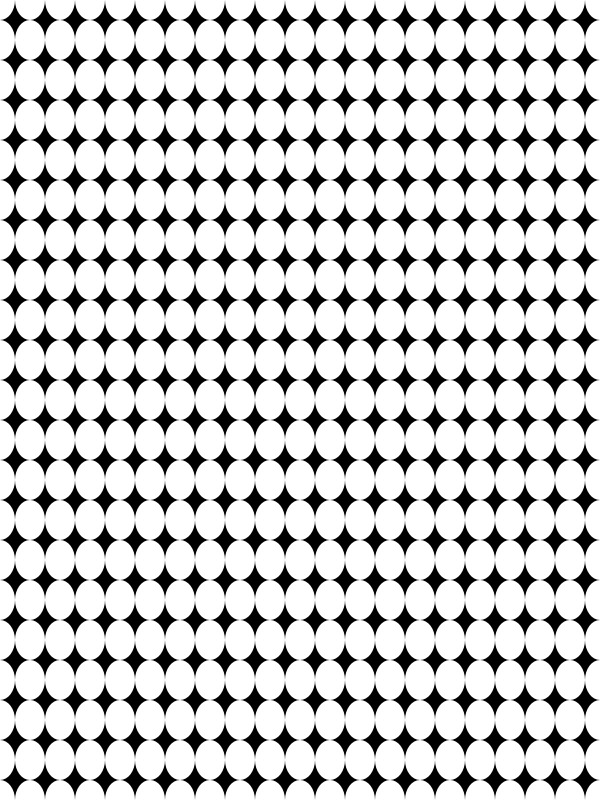
Frame 1 (no input)
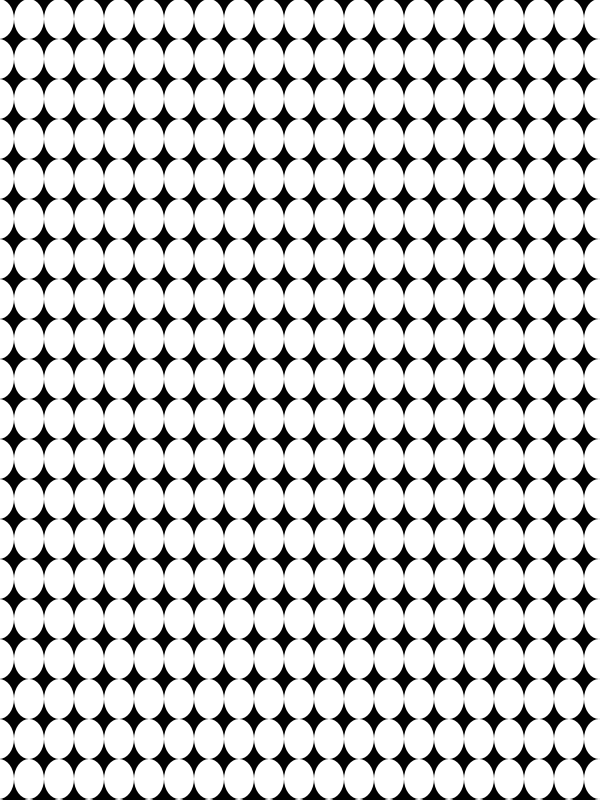
Frame 60 (the mouse pressed at the canvas centre just before this capture)
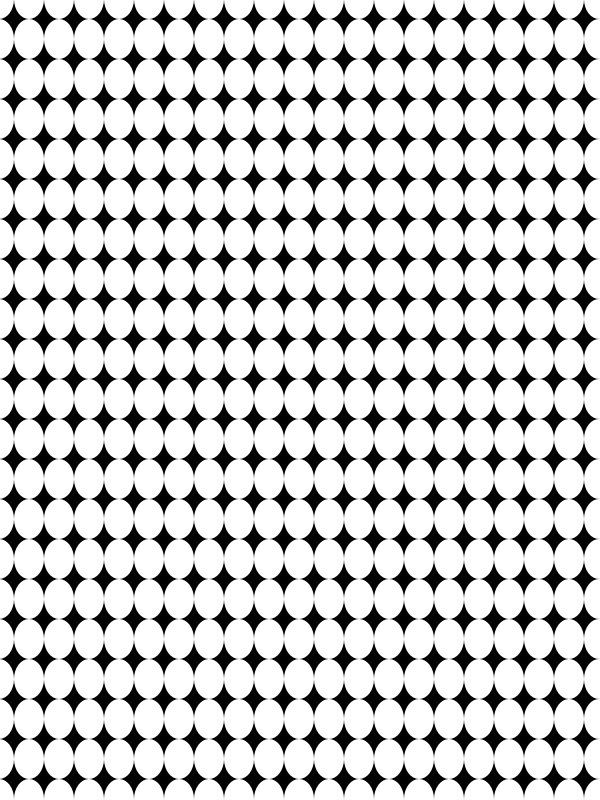
Frame 120 (the mouse held since frame 60 and released just before this capture)

The Processing sketch that drew these frames (run headless with seeded random() and noise(); from frame 60 on, the mouse is pressed at the canvas centre):

// Processing sketch: processing_33684
// ── processing_33684.pde

float[] xpos = new float[21];
float[] ypos = new float[21];

void setup(){
  size(600,800);
  noStroke();
  for(int i=0; i< xpos.length; i++){
    xpos[i]=i*width/20;
  }
  for(int i=0; i< ypos.length; i++){
    ypos[i]=i*height/20;
  } 
}
void draw(){
  background(0); 
  for(int i=0; i<21; i++) {
    for(int j=0; j<21; j++){
      ellipse(xpos[i], ypos[j], width/20, height/20);
    }
  }
  for(int i=0; i<xpos.length; i++){
    println("xpos[" + i + "]: " + xpos[i]);
  }
  for(int i=0; i< xpos.length; i++){
    xpos[i]++;
    if(xpos[i] >= width+width/40) {
      xpos[i] = -width/40;
    }
  }
  for(int i=0; i< ypos.length; i++){
    ypos[i]++;
    if(ypos[i] >= height+height/40) {
      ypos[i] = -height/40;
    }
  }
}
